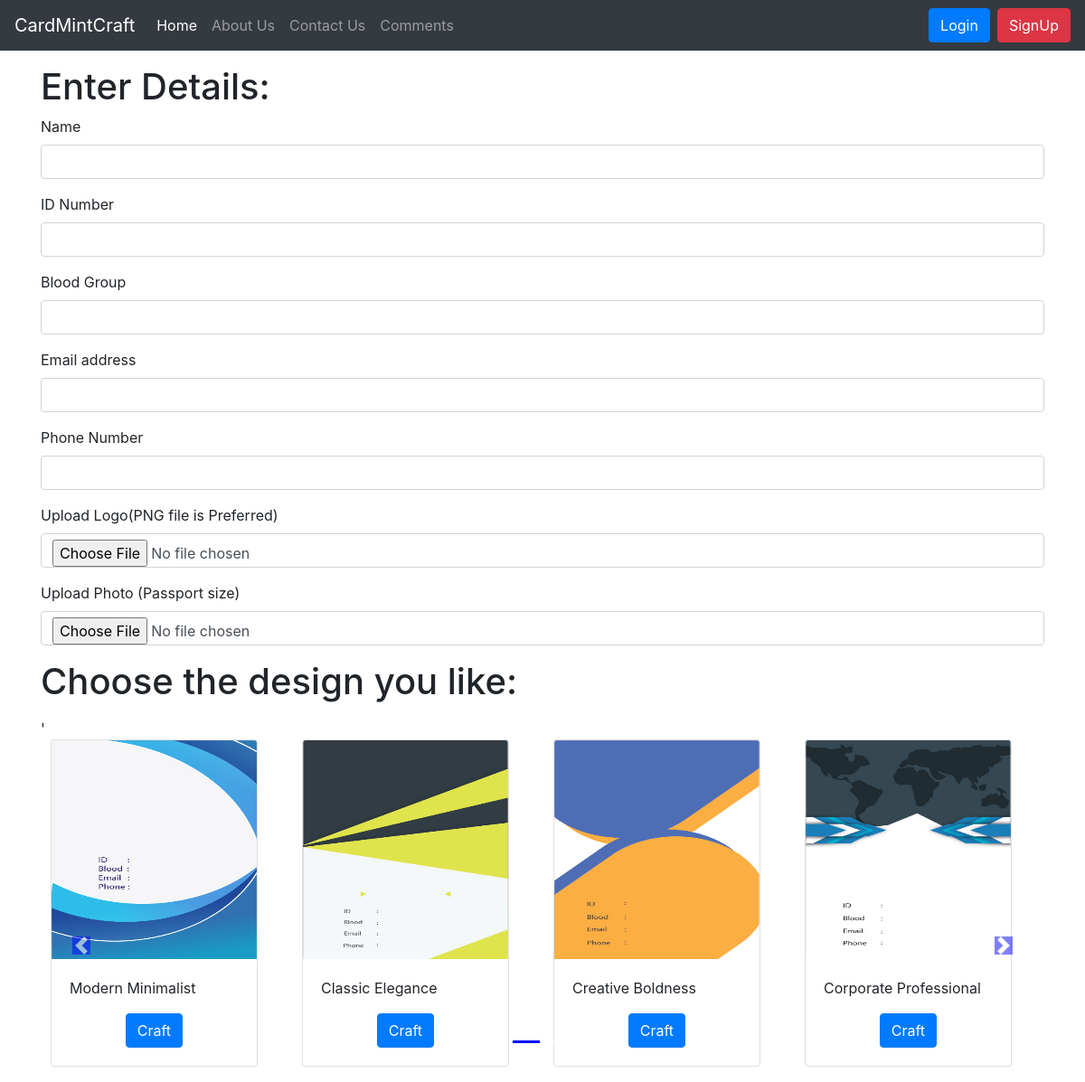
Page /idcard on the committed database.
### cardmaker/models.py (models this page shows)
class IdCard(models.Model):
    id = models.AutoField(primary_key=True)
    desc = models.CharField(max_length=500)
    image = models.ImageField(upload_to="static/idcard",default="")

### cardmaker/views.py (the view)
# urls.py: path('idcard',views.idcard,name="idcard"),
def idcard(request):
    cards = IdCard.objects.all()
    cards = list(cards)
    n = len(cards)
    nSlides = n//4 + ceil((n/4)-(n//4))
    allCards = [[cards,range(1,nSlides),nSlides]]
    params = {'allCards':allCards}
    return render(request,"cardmaker/idcard.html",params)

### templates/cardmaker/idcard.html (shortened to what this page needs)
{% extends "base.html" %}
{% block homeactive %} active{% endblock homeactive %}
{% block body %}
<form action="/generate_id_card" method="post" enctype="multipart/form-data"> {% csrf_token %}
  <div class="container my-3">
    <h1>Enter Details:</h1>
    <div class="form-group">
      <label for="name">Name</label>
      <input type="text" class="form-control" name='name' id="name"  required>
    </div>
    <div class="form-group">
      <label for="tagline">ID Number</label>
      <input type="text" class="form-control" name='idnumber' id="idnumber" required>
    </div>
    <div class="form-group">
      <label for="address">Blood Group</label>
      <input type="text" class="form-control" name='blood' id="blood" required>
    </div>
    <div class="form-group">
      <label for="email">Email address</label>
      <input type="email" class="form-control" id="email" name='email'  required>
    </div>
    <div class="form-group">
      <label for="phone">Phone Number</label>
      <input type="phone" pattern="[789][0-9]{9}" class="form-control" id="phone" name='phone' required>
    </div>
    <div class="mb-3">
      <label for="formFile" class="form-label">Upload Logo(PNG file is Preferred)</label>
      <input class="form-control" type="file" id="logo" name="logo" required>
    </div>
    <div class="mb-3">
      <label for="formFile" class="form-label">Upload Photo (Passport size)</label>
      <input class="form-control" type="file" id="photo" name="photo" required>
    </div>
  </div>
  <div class="container" xmlns:data="http://www.w3.org/1999/xhtml">
    {% for product, range, nSlides in allCards %}
    <h1>Choose the design you like:</h1>
    <div id="demo" class="carousel slide my-3" data-ride="carousel">'
      <ul class="carousel-indicators">
        <li data-target="#demo" data-slide-to="0" class="active"></li>
        {% for i in range %}
        <li data-target="#demo" data-slide-to="{{i}}"></li>
        {% endfor %}
      </ul>
      <div class="carousel-inner">
        <div class="carousel-item active">
          <div class="col-xs-3 col-sm-3 col-md-3">
            <div class="card" style="width: 14.3rem;">
              <img src='{{product.0.image}}' class="card-img-top" alt="...">
              <div class="card-body">
                <p class="card-text">{{product.0.desc}}</p>
                <div class="d-grid gap-2 col-6 mx-auto">
                  <button type="submit" name="id" value="{{product.0.id}}" class="btn btn-primary">Craft</button>
                </div>
              </div>
            </div>
          </div>
          {% for i in product|slice:"1:" %}
          <div class="col-xs-3 col-sm-3 col-md-3">
            <div class="card" style="width: 14.3rem;">
              <img src='{{i.image}}' class="card-img-top" alt="...">
              <div class="card-body">
                <p class="card-text">{{i.desc}}</p>
                <div class="d-grid gap-2 col-6 mx-auto">
                  <button type="submit" name="id" value="{{i.id}}" class="btn btn-primary">Craft</button>
                </div>
              </div>
            </div>
          </div>
          {% if forloop.counter|divisibleby:3 and forloop.counter > 0 and not forloop.last %}
        </div>
          {% endif%}
          {% endfor %}
      </div>
    </div>
    <a class="carousel-control-prev " href="#demo" role="button" data-slide="prev">
      <span class="carousel-control-prev-icon" aria-hidden="true"></span>
    </a>
    <a class="carousel-control-next" href="#demo" role="button" data-slide="next">
      <span class="carousel-control-next-icon" aria-hidden="true"></span>
    </a>
    {% endfor %}
  </div>
</form>
{% endblock body %}

### rows in the picture
IdCard: image (picture), desc "Modern Minimalist", {{ product.0.id }} 1 (drawn)
IdCard: image (picture), desc "Classic Elegance", {{ i.id }} 2 (drawn)
IdCard: image (picture), desc "Creative Boldness", {{ i.id }} 3 (drawn)
IdCard: image (picture), desc "Corporate Professional", {{ i.id }} 4 (drawn)
